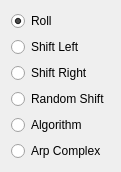
   <widget class="QWidget" name="layoutWidget_3">
    <property name="geometry">
     <rect>
      <x>670</x>
      <y>310</y>
      <width>89</width>
      <height>134</height>
     </rect>
    </property>
    <layout class="QVBoxLayout" name="verticalLayout_5">
     <item>
      <widget class="QRadioButton" name="radioButton_35">
       <property name="text">
        <string>Roll</string>
       </property>
       <property name="checked">
        <bool>true</bool>
       </property>
      </widget>
     </item>
     <item>
      <widget class="QRadioButton" name="radioButton_36">
       <property name="text">
        <string>Shift Left</string>
       </property>
      </widget>
     </item>
     <item>
      <widget class="QRadioButton" name="radioButton_37">
       <property name="text">
        <string>Shift Right</string>
       </property>
      </widget>
     </item>
     <item>
      <widget class="QRadioButton" name="radioButton_38">
       <property name="text">
        <string>Random Shift</string>
       </property>
      </widget>
     </item>
     <item>
      <widget class="QRadioButton" name="radioButton_39">
       <property name="text">
        <string>Algorithm</string>
       </property>
      </widget>
     </item>
     <item>
      <widget class="QRadioButton" name="radioButton_40">
       <property name="text">
        <string>Arp Complex</string>
       </property>
      </widget>
     </item>
    </layout>
   </widget>
